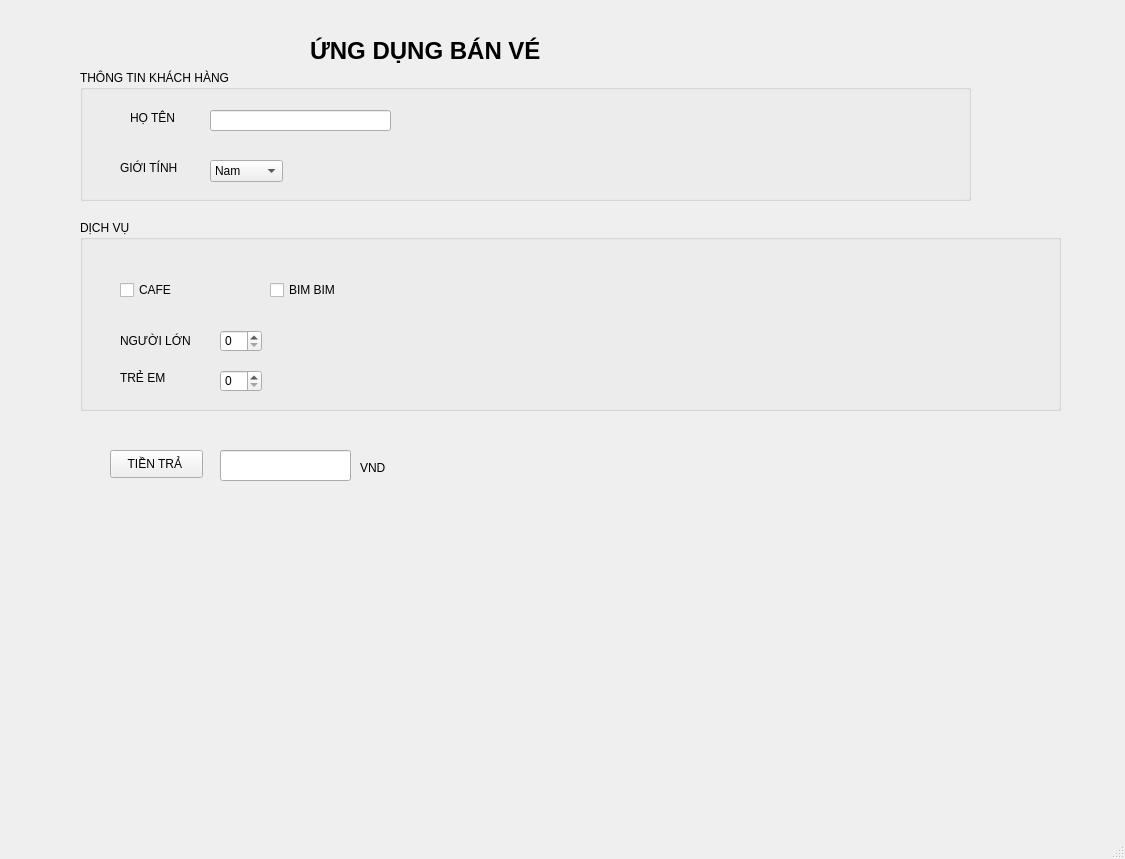
<?xml version="1.0" encoding="UTF-8"?>
<ui version="4.0">
 <class>MainWindow</class>
 <widget class="QMainWindow" name="MainWindow">
  <property name="geometry">
   <rect>
    <x>0</x>
    <y>0</y>
    <width>1125</width>
    <height>859</height>
   </rect>
  </property>
  <property name="windowTitle">
   <string>MainWindow</string>
  </property>
  <widget class="QWidget" name="centralwidget">
   <widget class="QLabel" name="label">
    <property name="geometry">
     <rect>
      <x>310</x>
      <y>10</y>
      <width>411</width>
      <height>81</height>
     </rect>
    </property>
    <property name="font">
     <font>
      <pointsize>18</pointsize>
      <weight>75</weight>
      <bold>true</bold>
     </font>
    </property>
    <property name="text">
     <string>ỨNG DỤNG BÁN VÉ </string>
    </property>
   </widget>
   <widget class="QGroupBox" name="groupBox">
    <property name="geometry">
     <rect>
      <x>80</x>
      <y>70</y>
      <width>891</width>
      <height>131</height>
     </rect>
    </property>
    <property name="title">
     <string>THÔNG TIN KHÁCH HÀNG</string>
    </property>
    <widget class="QLabel" name="label_2">
     <property name="geometry">
      <rect>
       <x>50</x>
       <y>40</y>
       <width>55</width>
       <height>16</height>
      </rect>
     </property>
     <property name="text">
      <string>HỌ TÊN </string>
     </property>
    </widget>
    <widget class="QLineEdit" name="ho_ten">
     <property name="geometry">
      <rect>
       <x>130</x>
       <y>40</y>
       <width>181</width>
       <height>21</height>
      </rect>
     </property>
    </widget>
    <widget class="QLabel" name="label_3">
     <property name="geometry">
      <rect>
       <x>40</x>
       <y>90</y>
       <width>71</width>
       <height>16</height>
      </rect>
     </property>
     <property name="text">
      <string>GIỚI TÍNH </string>
     </property>
    </widget>
    <widget class="QComboBox" name="gioi_tinh">
     <property name="geometry">
      <rect>
       <x>130</x>
       <y>90</y>
       <width>73</width>
       <height>22</height>
      </rect>
     </property>
     <item>
      <property name="text">
       <string>Nam</string>
      </property>
     </item>
     <item>
      <property name="text">
       <string>Nữ</string>
      </property>
     </item>
    </widget>
   </widget>
   <widget class="QGroupBox" name="groupBox_2">
    <property name="geometry">
     <rect>
      <x>80</x>
      <y>220</y>
      <width>981</width>
      <height>191</height>
     </rect>
    </property>
    <property name="title">
     <string>DỊCH VỤ </string>
    </property>
    <widget class="QCheckBox" name="ca_fe">
     <property name="geometry">
      <rect>
       <x>40</x>
       <y>60</y>
       <width>81</width>
       <height>20</height>
      </rect>
     </property>
     <property name="text">
      <string>CAFE</string>
     </property>
    </widget>
    <widget class="QCheckBox" name="bim_bim">
     <property name="geometry">
      <rect>
       <x>190</x>
       <y>60</y>
       <width>81</width>
       <height>20</height>
      </rect>
     </property>
     <property name="text">
      <string>BIM BIM</string>
     </property>
    </widget>
    <widget class="QSpinBox" name="nguoi_lon">
     <property name="geometry">
      <rect>
       <x>140</x>
       <y>110</y>
       <width>42</width>
       <height>22</height>
      </rect>
     </property>
    </widget>
    <widget class="QSpinBox" name="tre_em">
     <property name="geometry">
      <rect>
       <x>140</x>
       <y>150</y>
       <width>42</width>
       <height>22</height>
      </rect>
     </property>
    </widget>
    <widget class="QLabel" name="label_4">
     <property name="geometry">
      <rect>
       <x>40</x>
       <y>110</y>
       <width>81</width>
       <height>21</height>
      </rect>
     </property>
     <property name="text">
      <string>NGƯỜI LỚN</string>
     </property>
    </widget>
    <widget class="QLabel" name="label_5">
     <property name="geometry">
      <rect>
       <x>40</x>
       <y>150</y>
       <width>71</width>
       <height>16</height>
      </rect>
     </property>
     <property name="text">
      <string>TRẺ EM</string>
     </property>
    </widget>
   </widget>
   <widget class="QPushButton" name="tinh_tien">
    <property name="geometry">
     <rect>
      <x>110</x>
      <y>450</y>
      <width>93</width>
      <height>28</height>
     </rect>
    </property>
    <property name="text">
     <string>TIỀN TRẢ </string>
    </property>
   </widget>
   <widget class="QLineEdit" name="tien">
    <property name="geometry">
     <rect>
      <x>220</x>
      <y>450</y>
      <width>131</width>
      <height>31</height>
     </rect>
    </property>
   </widget>
   <widget class="QLabel" name="label_6">
    <property name="geometry">
     <rect>
      <x>360</x>
      <y>460</y>
      <width>55</width>
      <height>16</height>
     </rect>
    </property>
    <property name="text">
     <string>VND</string>
    </property>
   </widget>
  </widget>
  <widget class="QMenuBar" name="menubar">
   <property name="geometry">
    <rect>
     <x>0</x>
     <y>0</y>
     <width>1125</width>
     <height>26</height>
    </rect>
   </property>
  </widget>
  <widget class="QStatusBar" name="statusbar"/>
 </widget>
 <resources/>
 <connections/>
</ui>
